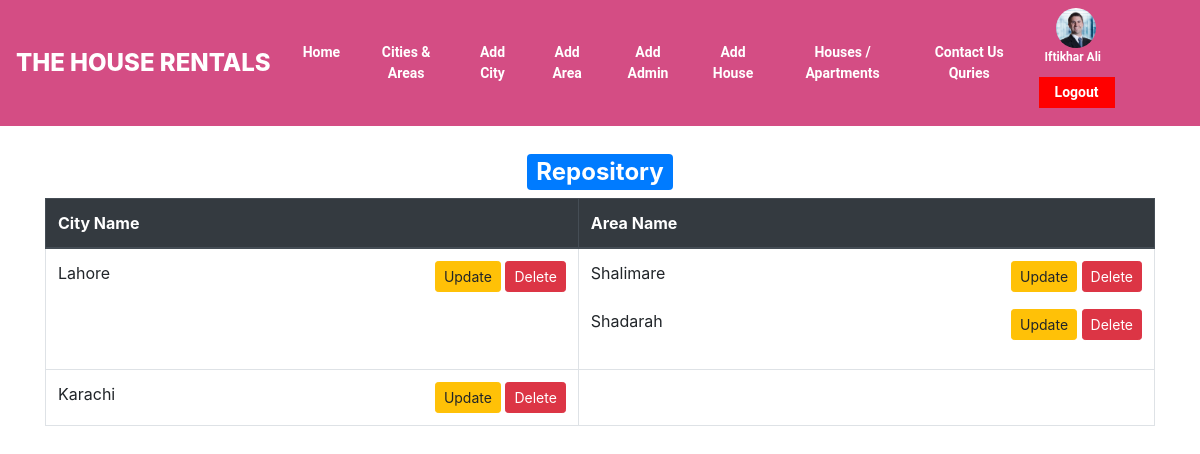
/admin/cities.php (signed in), run on the app's committed database.
### tables this page shows
CREATE TABLE `users` (
  `id` int(11) NOT NULL,
  `f_name` varchar(20) NOT NULL,
  `l_name` varchar(50) NOT NULL,
  `email` varchar(50) NOT NULL,
  `contact` varchar(50) NOT NULL,
  `gender` varchar(50) NOT NULL,
  `image` varchar(50) NOT NULL,
  `dob` varchar(50) NOT NULL,
  `account_type` varchar(50) NOT NULL,
  `password` varchar(50) NOT NULL
);

CREATE TABLE `cities` (
  `id` int(11) NOT NULL,
  `city` varchar(50) NOT NULL
);

CREATE TABLE `areas` (
  `id` int(11) NOT NULL,
  `area` varchar(50) NOT NULL,
  `city` varchar(50) NOT NULL
);

### admin/cities.php (the view, shortened to what this page needs)
<?php
include("header.php");
$query5="SELECT * FROM `cities`";
$run5=mysqli_query($con,$query5);
?>
<br>
<h2 style="text-align: center;"><span class="badge badge-primary">Repository</span></h2>
<div class="container">
  <table align="center" class="table table-bordered">
<thead class="thead-dark">
<tr>
<th>City Name</th>
<th>Area Name</th>
</tr>
</thead>
<?php
       if ($run5==TRUE)
         {
       while($data=mysqli_fetch_array($run5))
       {
        $city=$data['city'];
        $query8="SELECT * FROM `areas` WHERE `city`='$city'";
        $run8=mysqli_query($con,$query8);
        ?>
            <tr>
         <td><?php echo $data['city']; ?>
         	<span style="float: right;">
          	<a href="update_city.php?city=<?php echo $data['city']; ?>" class="btn btn-warning btn-sm">Update</a>
          	<a href="cities.php?city=<?php echo $data['city']; ?>" class="btn btn-danger btn-sm">Delete</a>
          	</span>
         </td>
         <td><?php
         if ($run8==TRUE)
         {
       while($data8=mysqli_fetch_array($run8))
       {
          ?>
          <div>
          <span><?php echo $data8['area']; ?></span>
          <span style="float: right;">
          	<a href="update_area.php?area=<?php echo $data8['area']; ?>&city=<?php echo $data['city']; ?>" class="btn btn-warning btn-sm">Update</a>
          	<a href="cities.php?area=<?php echo $data8['area']; ?>" class="btn btn-danger btn-sm">Delete</a>
          	</span>
          	</div>
          	<br>
<?php
       }
     }
     ?>
          </td>
         </tr>
<?php
       }
     }
     ?>
        </table>
        </div>
</body>
</html>

### admin/header.php (shortened to what this page needs)
<?php
$user_id=$_SESSION["uid2"];
include("../dbconnection.php");
$query4="SELECT * FROM `users` WHERE id='$user_id'";
$run4=mysqli_query($con,$query4);
$data4=mysqli_fetch_assoc($run4);
?>
<!doctype html>
<html lang="en">
<html>
<head>
  <link rel="stylesheet" href="style.css">
<link rel="stylesheet" href="https://maxcdn.bootstrapcdn.com/bootstrap/4.4.1/css/bootstrap.min.css">
<link rel="stylesheet" href="https://cdnjs.cloudflare.com/ajax/libs/font-awesome/4.7.0/css/font-awesome.min.css">
</head>
<body>
<nav class="navbar navbar-expand-md navbar-light" style="background-color: #d44d84">
  <a class="navbar-brand" href="#"><div style="font-size:24px;text-align: center;font-weight: 800;color:#fff;margin-top:-8px;margin-bottom: -8px;">THE HOUSE RENTALS</div></a>
  <div class="collapse navbar-collapse" id="collapsibleNavbar">
  <div style="margin:px 0px 0px 0px;">
    <div class="topnav">
  <div class="navbar-nav">
    <a href="index.php">Home</a>
    <a href="cities.php">Cities & Areas</a>
    <a href="add_city.php">Add City</a>
    <a href="add_area.php">Add Area</a>
    <a href="add_admin.php">Add Admin</a>
    <a href="select_city.php">Add House</a>
    <a href="houses.php">Houses / Apartments</a>
    <a href="contact_quries.php">Contact Us Quries</a>
  </div>
</div>
</div>
</div>
<div class="topnav" style="float:right;">
<a class="" href="user-detail.php?view=<?php echo $user_id; ?>"><div style="margin-top: -5px;float: right;margin-bottom: -20px"><img style="height: 40px;border-radius: 50%;margin-left: 10%;list-style: none;" src='<?php echo "../profiles/".$data4['image']; ?>'><p style="font-size: 12px"><?php echo $data4['f_name']; ?> <?php echo $data4['l_name']; ?></p></div></a>
<a class="active" style="background-color:red;" href="logout.php">Logout</a>
</div>
</nav>

### admin/style.css (style rules this page uses)
.topnav { overflow: hidden; background-color: #d44d84; }
.topnav a { float: left; color: white; font-family: 'Roboto', sans-serif; text-align: center; padding: 5px 16px; text-decoration: none; font-size: 14px; font-weight: 600; }
.topnav a.active { background-color: #4CAF50; color: white; margin:10px; }

### data on the page
users: image (picture), f_name "Iftikhar", l_name "Ali"
cities: city "Lahore"
areas: area "Shalimare"
areas: area "Shadarah"
cities: city "Karachi"
